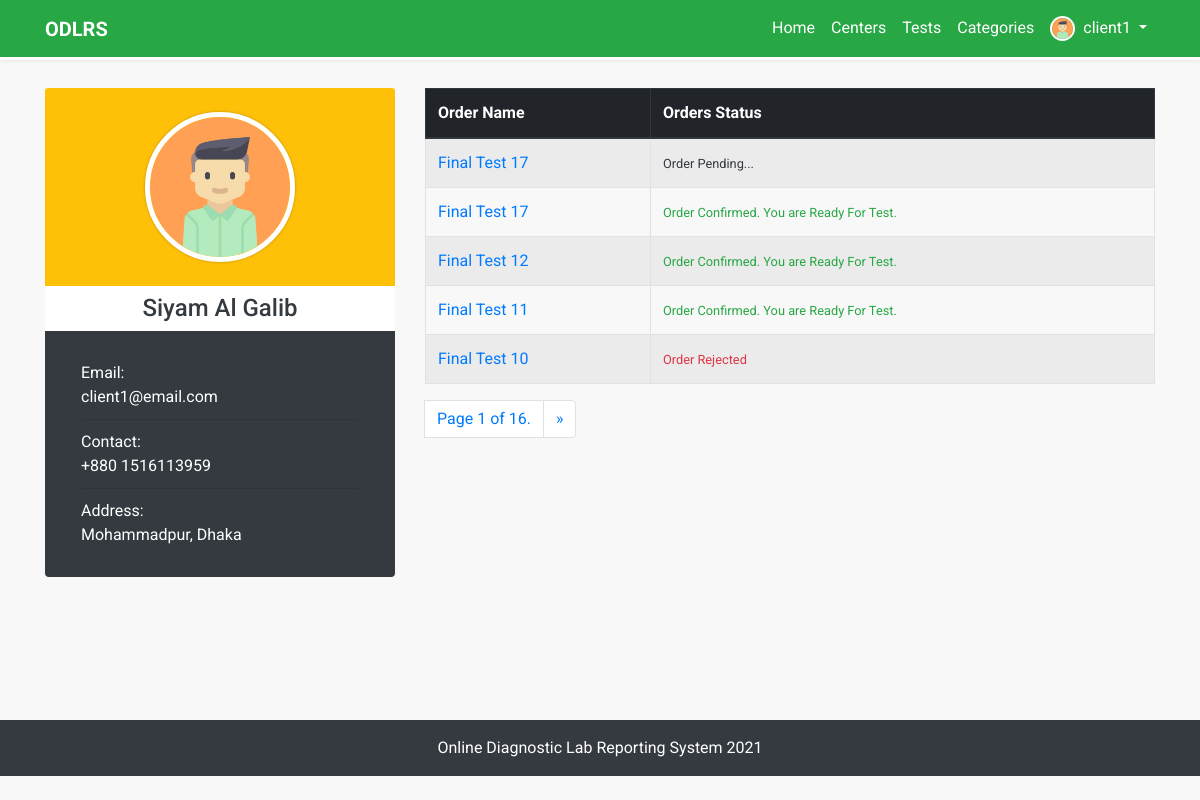
The page /orders-by-user/ (signed in) on the database its author committed.
### custom_users/models.py (models this page shows, shortened)
class Profile(models.Model):
    user = models.OneToOneField(User, on_delete=models.CASCADE, related_name='customer_profile')
    profile_name = models.CharField(max_length=250)
    image = models.ImageField(default='default.jpg', upload_to='profile_pics')
    contact_no = models.CharField(max_length=20, blank=True, null=True)
    address = models.CharField(max_length=150, blank=True, null=True)
    admin = models.BooleanField(default=False)
    staff = models.BooleanField(default=False)
    class Meta:
        verbose_name_plural = 'Customer Profiles'

### tests/models.py (models this page shows, shortened)
class TestOrder(models.Model):
    PAYMENT_TYPE = (
        ('Full Payment', 'Full Payment'),
        ('Half Payment', 'Half Payment'),
    )
    PAYMENT_METHOD = (
        ('BKASH', 'Bkash'),
        ('CREDIT CARD', 'Credit Card'),
        ('ON SPOT', 'On Spot'),
    )
    TIME_SLOT = (
        ('10:00 AM - 2:00 PM', '10:00 AM - 2:00 PM'),
        ('3:00 PM - 7:00 PM', '3:00 PM - 7:00 PM'),
        ('8:00 PM - 10:00 PM', '8:00 PM - 10:00 PM'),
    )
    client_info = models.ForeignKey(Profile, on_delete=models.SET_NULL, null=True, related_name='test_user_order')
    contact_no = models.CharField(max_length=20, blank=False, null=True)
    email = models.EmailField(blank=True, null=True)
    address = models.CharField(max_length=150, blank=True, null=True)
    test_info = models.ForeignKey(Test, on_delete=models.SET_NULL, null=True, related_name='test_order')
    payment_type = models.CharField(max_length=20, choices=PAYMENT_TYPE, default='Full Payment', blank=True, null=True)
    payment_method = models.CharField(max_length=20, choices=PAYMENT_METHOD, blank=True, null=True)
    booked_time_slot = models.CharField(max_length=20, choices=TIME_SLOT, blank=True, null=True)
    booked_date = models.DateField(blank=True, null=True)
    order_created_at = models.TimeField(auto_now=True)
    staff_check = models.BooleanField(default=False)
    admin_approve = models.BooleanField(default=False)
    order_confirmed = models.BooleanField(default=False)
    accepted = models.BooleanField(default=False)
    validation = models.BooleanField(default=False)
    came_for_test = models.BooleanField(default=False)
    class Meta:
        ordering = ['-id']
        verbose_name_plural = 'Test Orders'

class Test(models.Model):
    ACTIVE_STATUS = (
        ('Available', 'AVAILABLE'),
        ('Closed', 'CLOSED'),
    )
    test_name = models.CharField(max_length=250, blank=False)
    image = models.ImageField(default='default_test.jpg', upload_to='test_pics')
    category = models.ForeignKey(TestCategory, on_delete=models.CASCADE, related_name='test_category')
    center = models.ForeignKey(DiagnosticCenter, on_delete=models.CASCADE, related_name='test_center')
    discount = models.PositiveIntegerField(null=True, blank=True)
    price = models.PositiveIntegerField(null=True, blank=True)
    active_status = models.CharField(max_length=20, choices=ACTIVE_STATUS, default='AVAILABLE')
    class Meta:
        ordering = ['-id']
        verbose_name_plural = 'Tests'

### custom_users/views.py (the view)
# urls.py: path('orders-by-user/', orders_by_user, name='orders-by-user'),
def orders_by_user(request):
    if request.user.is_authenticated:
        user = get_object_or_404(User, id=request.user.id)
        user_profile = Profile.objects.filter(user=user.id)
        if user_profile:
            profile = get_object_or_404(Profile, user=request.user.id)
            orders = TestOrder.objects.filter(client_info=profile.id).order_by('-id')
            paginator = Paginator(orders, 5)
            page = request.GET.get('page')
            paginator_data = paginator.get_page(page)
            template = 'account/custom_users/orders_by_user.html'
            context = {'orders': paginator_data}
            return render(request, template, context)

### templates/account/custom_users/orders_by_user.html (shortened to what this page needs)
{% extends 'account/custom_users/profile.html' %}
{% block orders %}
<table class="table table-striped table-bordered table-hover">
    <thead class="thead-dark">
        <tr>
            <th>Order Name</th>
            <th>Orders Status</th>
        </tr>
    </thead>
    <tbody>
        {% for order in orders %}
        <tr>
            <td>
                <a class="text-primary d-block w-100" href="{% url 'tests:confirm-payment-message' order.id %}">
                    {{order.test_info.test_name}}
                </a>
            </td>
            <td>
                {% if order.accepted == True %}
                <small class="text-success">Order Confirmed. You are Ready For Test.</small>
                {% elif order.accepted == False and order.staff_check == True %}
                <small class="text-danger">Order Rejected</small>
                {% elif order.accepted == False and order.staff_check == False %}
                <small class="text-dark">Order Pending...</small>
                {% endif %}
            </td>
        </tr>
        {% endfor%}
    </tbody>
</table>
<ul class="pagination">
    <li class="page-item">
        <a class="page-link" href="#">Page {{ orders.number }} of {{ orders.paginator.num_pages }}.</a>
    </li>
    <li class="page-item">
        {% if orders.has_next %}
        <a class="page-link" href="?page={{ orders.next_page_number }}" aria-label="Next">
            <span aria-hidden="true">&raquo;</span>
        </a>
        {% endif %}
    </li>
</ul>
{% endblock %}

### templates/account/custom_users/profile.html (shortened to what this page needs)
{% extends 'base.html' %}
{% block content %}
<div class="container inner-content">
    <div class="row my-">
        <div class="col-xs-12 col-sm-12 col-md-4 col-lg-4">
            <div class="card profile-bg mb-4">
                <div class="card-header bg-warning text-center p-0 pt-4">
                    <img src="{{ user.customer_profile.image.url }}" alt="" class="rounded-circle" height="150"
                        width="150">
                    <h4 class="text-dark bg-white py-2 mt-4 mb-0">{{ user.customer_profile.profile_name }}
                    </h4>
                </div>
                <div class="card-body bg-dark rounded-bottom">
                    <ul class="list-group list-group-flush text-cente text-white">
                        <li>
                            Email: <p>{{ user.email }}</p>
                        </li>
                        <li>
                            Contact: <p>{{ user.customer_profile.contact_no }}</p>
                        </li>
                        <li>
                            Address: <p>{{ user.customer_profile.address }}</p>
                        </li>
                    </ul>
                </div>
            </div>
        </div>
        <div class="col-xs-12 col-sm-12 col-md-8 col-lg-8">
            <div class="order-table">
                {% block orders %} {% endblock %}
            </div>
        </div>
    </div>
</div>
{% endblock content %}

### templates/base.html (shortened to what this page needs)
{% load static %}
<!DOCTYPE html>
<html>
<head>
	<link rel="stylesheet" href="https://use.fontawesome.com/releases/v5.8.0/css/all.css"
>
	<link rel="stylesheet" type="text/css" href="{% static 'css/bootstrap.min.css' %}">
	<link rel="stylesheet" type="text/css" href="{% static 'css/fakeLoader.min.css' %}">
	<link rel="stylesheet" type="text/css" href="{% static 'css/style.css' %}">
</head>
<body>
	<nav class="navbar navbar-expand-lg bg-success">
		<div class="container">
			<a class="navbar-brand text-white" href="{% url 'home' %}"><b>ODLRS</b></a>
			<div class="collapse navbar-collapse" id="navbarSupportedContent">
				<ul class="navbar-nav ml-auto">
					<li class="nav-item ">
						<a class="nav-link" href="{% url 'home' %}">Home</a>
					</li>
					<li class="nav-item">
						<a class="nav-link" href="{% url 'diagnostic_centers:all-centers' %}">Centers</a>
					</li>
					<li class="nav-item ">
						<a class="nav-link" href="{% url 'tests:all-tests' %}">Tests</a>
					</li>
					<li class="nav-item">
						<a class="nav-link" href="{% url 'tests:categories' %}">Categories</a>
					</li>
					{% if user.is_authenticated %}
					<li class="nav-item user-profile">
						<a class="nav-link d-flex dropdown-btn" href="#">
							<img src="{{ user.customer_profile.image.url }}" alt="" class="rounded-circle">
							<span class=" dropdown-toggle ml-2">{{user.username}} </span>
						</a>
					</li>
					{% endif %}
				</ul>
			</div>
		</div>
	</nav>
	{% block content %} {% endblock %} {% block extra_body %} {% endblock %}
	<div class="footer text-white text-center py-3 bg-dark">
		<div class="w-100 text-center d-flex justify-content-center">
			<div class="d-box px-2">
				<a class="text-white" target="_blank" data-toggle="tooltip"
					data-placement="top" title="Online Diagnostic Lab Reporting System 2021">Online Diagnostic Lab Reporting System 2021</a>
			</div>
		</div>
	</div>
</body>
</html>

### static/css/style.css (style rules this page uses)
* { margin: 0; padding: 0; -webkit-box-sizing: border-box; box-sizing: border-box; font-family: "Roboto", sans-serif; scroll-behavior: smooth; }
a { text-decoration: none; }
.card, .card-header, .card-footer { border: 0; }
html, body { background: #f8f8f8; }
nav.navbar { background: transparent; -webkit-box-shadow: 0 0 5px rgba(0, 0, 0, 0.1); box-shadow: 0 0 5px rgba(0, 0, 0, 0.1); position: fixed; top: 0; z-index: 99999; width: 100%; background: #328691; border-bottom: 3px solid white; }
nav.navbar ul li a { color: #fff; font-size: 16px; outline: none; }
nav.navbar .user-profile { position: relative; }
nav.navbar .user-profile img { width: 25px; height: 25px; border: 2px solid white; }
.inner-content { padding-top: 5.5rem; min-height: 90vh; }
p { margin-bottom: 0; }
.list-group { list-style: none; padding: 0 1rem; }
.list-group li { padding: 10px 0; border-bottom: 1px solid #333333; }
.list-group li:last-child { border-bottom: 0; }
.profile-bg { border: 0; border-radius: 3px !important; }
.profile-bg img { border: 5px solid white; -webkit-box-shadow: 0 0 3px rgba(12, 6, 41, 0.3); box-shadow: 0 0 3px rgba(12, 6, 41, 0.3); }
.order-table a { text-decoration: none; outline: none; }
.footer { background: #328691; position: relative; z-index: 11; }

### rows shown on the page
TestOrder: test_info.test_name "Final Test 17", accepted "Order Pending..."
TestOrder: test_info.test_name "Final Test 17", accepted "Order Confirmed. You are Ready For Test."
TestOrder: test_info.test_name "Final Test 12", accepted "Order Confirmed. You are Ready For Test."
TestOrder: test_info.test_name "Final Test 11", accepted "Order Confirmed. You are Ready For Test."
TestOrder: test_info.test_name "Final Test 10", accepted "Order Rejected"

### other values the page prints
{{ user.username }} "client1"
{{ user.customer_profile.profile_name }} "Siyam Al Galib"
{{ user.email }} "client1@email.com"
{{ user.customer_profile.contact_no }} "+880 1516113959"
{{ user.customer_profile.address }} "Mohammadpur, Dhaka"
{{ orders.number }} "1"
{{ orders.paginator.num_pages }} "16"
